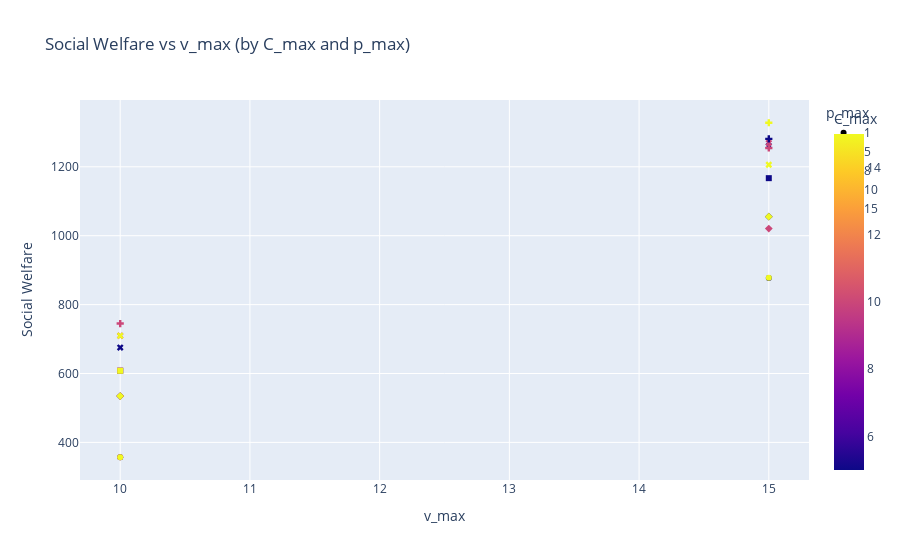
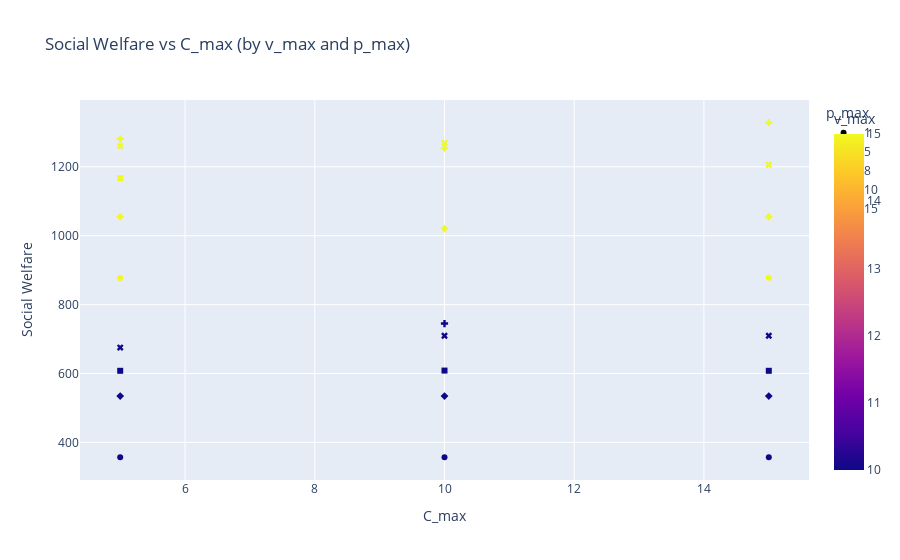
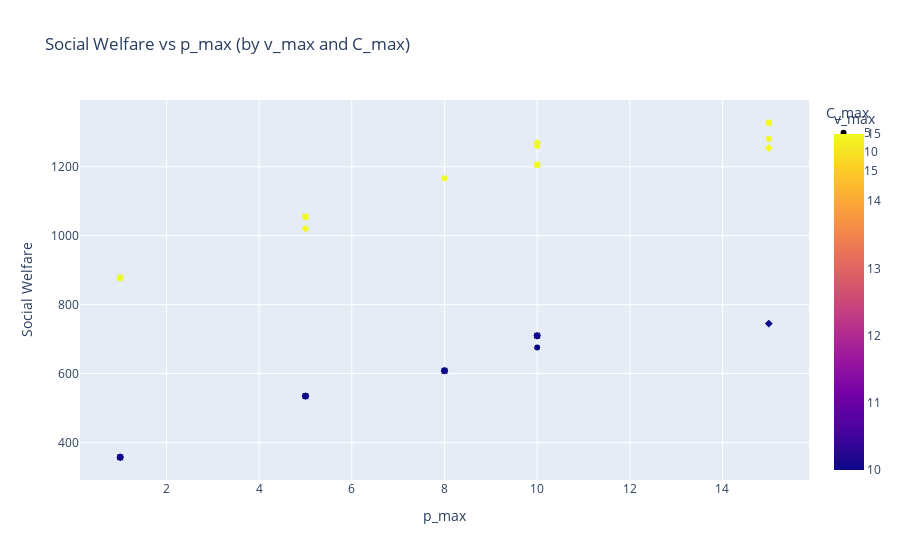

The notebook cell saved with these charts, in order:
### Code cell
import pandas as pd
import plotly.express as px

# Load the results summary data
results_summary = pd.read_csv("results_summary.csv")

# Scatter plot: Social Welfare vs v_max
fig_vmax = px.scatter(results_summary, x="v_max", y="social_welfare", color="C_max",
                      symbol="p_max", title="Social Welfare vs v_max (by C_max and p_max)")
fig_vmax.update_layout(xaxis_title="v_max", yaxis_title="Social Welfare")
fig_vmax.show()

# Scatter plot: Social Welfare vs C_max
fig_cmax = px.scatter(results_summary, x="C_max", y="social_welfare", color="v_max",
                      symbol="p_max", title="Social Welfare vs C_max (by v_max and p_max)")
fig_cmax.update_layout(xaxis_title="C_max", yaxis_title="Social Welfare")
fig_cmax.show()

# Scatter plot: Social Welfare vs p_max
fig_pmax = px.scatter(results_summary, x="p_max", y="social_welfare", color="v_max",
                      symbol="C_max", title="Social Welfare vs p_max (by v_max and C_max)")
fig_pmax.update_layout(xaxis_title="p_max", yaxis_title="Social Welfare")
fig_pmax.show()

### Figure 1 — Plotly figure (JSON) as saved in the notebook; plotly's stock layout.template omitted (floating-point values rounded to 4 significant figures)
{"data": [{"hovertemplate": "p_max=1<br>v_max=%{x}<br>social_welfare=%{y}<br>C_max=%{marker.color}<extra></extra>", "legendgroup": "1", "marker": {"color": [5, 10, 15, 5, 15], "coloraxis": "coloraxis", "symbol": "circle"}, "mode": "markers", "name": "1", "orientation": "v", "showlegend": true, "type": "scatter", "x": [10, 10, 10, 15, 15], "xaxis": "x", "y": [356.9, 356.9, 356.9, 877.6, 877.7], "yaxis": "y"}, {"hovertemplate": "p_max=5<br>v_max=%{x}<br>social_welfare=%{y}<br>C_max=%{marker.color}<extra></extra>", "legendgroup": "5", "marker": {"color": [5, 10, 15, 5, 10, 15], "coloraxis": "coloraxis", "symbol": "diamond"}, "mode": "markers", "name": "5", "orientation": "v", "showlegend": true, "type": "scatter", "x": [10, 10, 10, 15, 15, 15], "xaxis": "x", "y": [534.4, 534.4, 534.4, 1055.0, 1021.0, 1055.0], "yaxis": "y"}, {"hovertemplate": "p_max=8<br>v_max=%{x}<br>social_welfare=%{y}<br>C_max=%{marker.color}<extra></extra>", "legendgroup": "8", "marker": {"color": [5, 10, 15, 5], "coloraxis": "coloraxis", "symbol": "square"}, "mode": "markers", "name": "8", "orientation": "v", "showlegend": true, "type": "scatter", "x": [10, 10, 10, 15], "xaxis": "x", "y": [607.8, 608.5, 607.8, 1167.0], "yaxis": "y"}, {"hovertemplate": "p_max=10<br>v_max=%{x}<br>social_welfare=%{y}<br>C_max=%{marker.color}<extra></extra>", "legendgroup": "10", "marker": {"color": [5, 10, 15, 5, 10, 15], "coloraxis": "coloraxis", "symbol": "x"}, "mode": "markers", "name": "10", "orientation": "v", "showlegend": true, "type": "scatter", "x": [10, 10, 10, 15, 15, 15], "xaxis": "x", "y": [675.4, 709.6, 709.6, 1261.0, 1270.0, 1206.0], "yaxis": "y"}, {"hovertemplate": "p_max=15<br>v_max=%{x}<br>social_welfare=%{y}<br>C_max=%{marker.color}<extra></extra>", "legendgroup": "15", "marker": {"color": [10, 5, 10, 15], "coloraxis": "coloraxis", "symbol": "cross"}, "mode": "markers", "name": "15", "orientation": "v", "showlegend": true, "type": "scatter", "x": [10, 15, 15, 15], "xaxis": "x", "y": [745.0, 1281.0, 1255.0, 1328.0], "yaxis": "y"}], "layout": {"coloraxis": {"colorbar": {"title": {"text": "C_max"}}, "colorscale": [[0, "#0d0887"], [0.1111, "#46039f"], [0.2222, "#7201a8"], [0.3333, "#9c179e"], [0.4444, "#bd3786"], [0.5556, "#d8576b"], [0.6667, "#ed7953"], [0.7778, "#fb9f3a"], [0.8889, "#fdca26"], [1, "#f0f921"]]}, "legend": {"title": {"text": "p_max"}, "tracegroupgap": 0}, "title": {"text": "Social Welfare vs v_max (by C_max and p_max)"}, "xaxis": {"anchor": "y", "domain": [0, 1], "title": {"text": "v_max"}}, "yaxis": {"anchor": "x", "domain": [0, 1], "title": {"text": "Social Welfare"}}}}

### Figure 2 — Plotly figure (JSON) as saved in the notebook; plotly's stock layout.template omitted (floating-point values rounded to 4 significant figures)
{"data": [{"hovertemplate": "p_max=1<br>C_max=%{x}<br>social_welfare=%{y}<br>v_max=%{marker.color}<extra></extra>", "legendgroup": "1", "marker": {"color": [10, 10, 10, 15, 15], "coloraxis": "coloraxis", "symbol": "circle"}, "mode": "markers", "name": "1", "orientation": "v", "showlegend": true, "type": "scatter", "x": [5, 10, 15, 5, 15], "xaxis": "x", "y": [356.9, 356.9, 356.9, 877.6, 877.7], "yaxis": "y"}, {"hovertemplate": "p_max=5<br>C_max=%{x}<br>social_welfare=%{y}<br>v_max=%{marker.color}<extra></extra>", "legendgroup": "5", "marker": {"color": [10, 10, 10, 15, 15, 15], "coloraxis": "coloraxis", "symbol": "diamond"}, "mode": "markers", "name": "5", "orientation": "v", "showlegend": true, "type": "scatter", "x": [5, 10, 15, 5, 10, 15], "xaxis": "x", "y": [534.4, 534.4, 534.4, 1055.0, 1021.0, 1055.0], "yaxis": "y"}, {"hovertemplate": "p_max=8<br>C_max=%{x}<br>social_welfare=%{y}<br>v_max=%{marker.color}<extra></extra>", "legendgroup": "8", "marker": {"color": [10, 10, 10, 15], "coloraxis": "coloraxis", "symbol": "square"}, "mode": "markers", "name": "8", "orientation": "v", "showlegend": true, "type": "scatter", "x": [5, 10, 15, 5], "xaxis": "x", "y": [607.8, 608.5, 607.8, 1167.0], "yaxis": "y"}, {"hovertemplate": "p_max=10<br>C_max=%{x}<br>social_welfare=%{y}<br>v_max=%{marker.color}<extra></extra>", "legendgroup": "10", "marker": {"color": [10, 10, 10, 15, 15, 15], "coloraxis": "coloraxis", "symbol": "x"}, "mode": "markers", "name": "10", "orientation": "v", "showlegend": true, "type": "scatter", "x": [5, 10, 15, 5, 10, 15], "xaxis": "x", "y": [675.4, 709.6, 709.6, 1261.0, 1270.0, 1206.0], "yaxis": "y"}, {"hovertemplate": "p_max=15<br>C_max=%{x}<br>social_welfare=%{y}<br>v_max=%{marker.color}<extra></extra>", "legendgroup": "15", "marker": {"color": [10, 15, 15, 15], "coloraxis": "coloraxis", "symbol": "cross"}, "mode": "markers", "name": "15", "orientation": "v", "showlegend": true, "type": "scatter", "x": [10, 5, 10, 15], "xaxis": "x", "y": [745.0, 1281.0, 1255.0, 1328.0], "yaxis": "y"}], "layout": {"coloraxis": {"colorbar": {"title": {"text": "v_max"}}, "colorscale": [[0, "#0d0887"], [0.1111, "#46039f"], [0.2222, "#7201a8"], [0.3333, "#9c179e"], [0.4444, "#bd3786"], [0.5556, "#d8576b"], [0.6667, "#ed7953"], [0.7778, "#fb9f3a"], [0.8889, "#fdca26"], [1, "#f0f921"]]}, "legend": {"title": {"text": "p_max"}, "tracegroupgap": 0}, "title": {"text": "Social Welfare vs C_max (by v_max and p_max)"}, "xaxis": {"anchor": "y", "domain": [0, 1], "title": {"text": "C_max"}}, "yaxis": {"anchor": "x", "domain": [0, 1], "title": {"text": "Social Welfare"}}}}

### Figure 3 — Plotly figure (JSON) as saved in the notebook; plotly's stock layout.template omitted (floating-point values rounded to 4 significant figures)
{"data": [{"hovertemplate": "C_max=5<br>p_max=%{x}<br>social_welfare=%{y}<br>v_max=%{marker.color}<extra></extra>", "legendgroup": "5", "marker": {"color": [10, 10, 10, 10, 15, 15, 15, 15, 15], "coloraxis": "coloraxis", "symbol": "circle"}, "mode": "markers", "name": "5", "orientation": "v", "showlegend": true, "type": "scatter", "x": [1, 5, 8, 10, 1, 5, 8, 10, 15], "xaxis": "x", "y": [356.9, 534.4, 607.8, 675.4, 877.6, 1055.0, 1167.0, 1261.0, 1281.0], "yaxis": "y"}, {"hovertemplate": "C_max=10<br>p_max=%{x}<br>social_welfare=%{y}<br>v_max=%{marker.color}<extra></extra>", "legendgroup": "10", "marker": {"color": [10, 10, 10, 10, 10, 15, 15, 15], "coloraxis": "coloraxis", "symbol": "diamond"}, "mode": "markers", "name": "10", "orientation": "v", "showlegend": true, "type": "scatter", "x": [1, 5, 8, 10, 15, 5, 10, 15], "xaxis": "x", "y": [356.9, 534.4, 608.5, 709.6, 745.0, 1021.0, 1270.0, 1255.0], "yaxis": "y"}, {"hovertemplate": "C_max=15<br>p_max=%{x}<br>social_welfare=%{y}<br>v_max=%{marker.color}<extra></extra>", "legendgroup": "15", "marker": {"color": [10, 10, 10, 10, 15, 15, 15, 15], "coloraxis": "coloraxis", "symbol": "square"}, "mode": "markers", "name": "15", "orientation": "v", "showlegend": true, "type": "scatter", "x": [1, 5, 8, 10, 1, 5, 10, 15], "xaxis": "x", "y": [356.9, 534.4, 607.8, 709.6, 877.7, 1055.0, 1206.0, 1328.0], "yaxis": "y"}], "layout": {"coloraxis": {"colorbar": {"title": {"text": "v_max"}}, "colorscale": [[0, "#0d0887"], [0.1111, "#46039f"], [0.2222, "#7201a8"], [0.3333, "#9c179e"], [0.4444, "#bd3786"], [0.5556, "#d8576b"], [0.6667, "#ed7953"], [0.7778, "#fb9f3a"], [0.8889, "#fdca26"], [1, "#f0f921"]]}, "legend": {"title": {"text": "C_max"}, "tracegroupgap": 0}, "title": {"text": "Social Welfare vs p_max (by v_max and C_max)"}, "xaxis": {"anchor": "y", "domain": [0, 1], "title": {"text": "p_max"}}, "yaxis": {"anchor": "x", "domain": [0, 1], "title": {"text": "Social Welfare"}}}}
